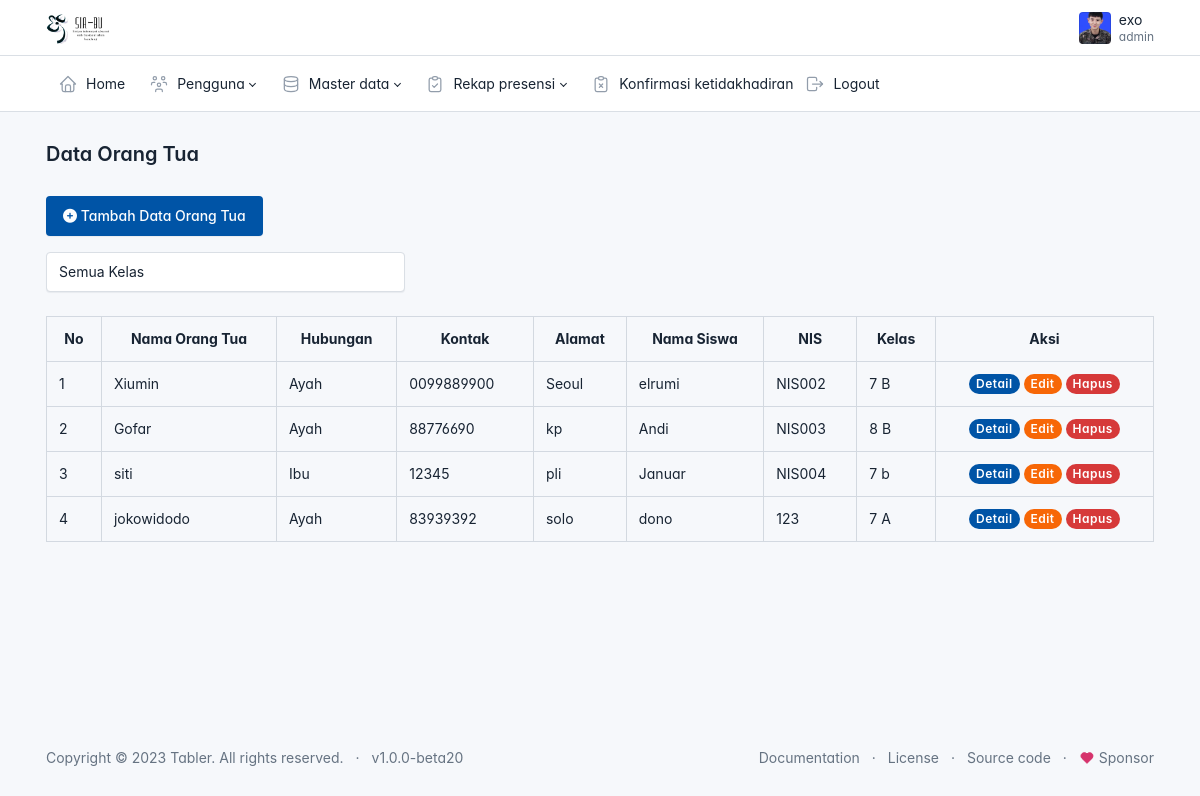
Page /admin/data_orangtua/orangtua.php (signed in) on the committed database.
### tables this page shows
CREATE TABLE `orang_tua` (
  `id` int(11) NOT NULL,
  `id_siswa` int(11) NOT NULL,
  `nama_orang_tua` varchar(100) NOT NULL,
  `hubungan` enum('Ayah','Ibu','Wali') NOT NULL,
  `kontak` varchar(100) DEFAULT NULL,
  `alamat` text DEFAULT NULL
);

CREATE TABLE `siswa` (
  `id` int(11) NOT NULL,
  `nis` varchar(50) NOT NULL,
  `nama` varchar(225) NOT NULL,
  `jenis_kelamin` varchar(10) NOT NULL,
  `alamat` varchar(225) NOT NULL,
  `no_handphone` varchar(20) NOT NULL,
  `kelas` varchar(50) NOT NULL,
  `lokasi_presensi` varchar(50) NOT NULL,
  `foto` varchar(225) NOT NULL
);

### config.php (called while the page is built, shortened)
<?php
function base_url($url = null)
{
    $base_url = 'http://localhost/skripsi';
    if($url != null){
        return $base_url . '/'.$url;
    }else{
        return $base_url;
    }
}

### admin/data_orangtua/orangtua.php (the view, shortened to what this page needs)
<?php
include('../layout/header.php');
require_once('../../config.php');
$selected_kelas = isset($_GET['kelas']) ? $_GET['kelas'] : '';
$query = "
    SELECT DISTINCT orang_tua.id, orang_tua.nama_orang_tua, orang_tua.hubungan, orang_tua.kontak, orang_tua.alamat,
           siswa.nis, siswa.nama AS nama_siswa, siswa.kelas
    FROM orang_tua
    JOIN siswa ON orang_tua.id_siswa = siswa.id
    JOIN users ON orang_tua.id_siswa = users.id_siswa
    WHERE users.role = 'orangtua'";
$result = mysqli_query($connection, $query);
?>
<div class="page-body">
    <div class="container-xl">
        <a href="<?= base_url('admin/data_orangtua/tambah.php')?>" class="btn btn-primary mb-3">
            <span class="text"><i class="fa-solid fa-circle-plus"></i> Tambah Data Orang Tua</span>
        </a>
        <form action="" method="GET" class="mb-4">
        <div class="row">
            <div class="col-md-4">
                <select name="kelas" class="form-control" onchange="this.form.submit()">
                    <option value="Semua" <?= $selected_kelas == 'Semua' ? 'selected' : '' ?>>Semua Kelas</option>
                </select>
            </div>
        </div>
    </form>
        <table class="table table-bordered mt-3">
            <tr class="text-center">
                <th>No</th>
                <th>Nama Orang Tua</th>
                <th>Hubungan</th>
                <th>Kontak</th>
                <th>Alamat</th>
                <th>Nama Siswa</th>
                <th>NIS</th>
                <th>Kelas</th>
                <th>Aksi</th>
            </tr>
            <?php if(mysqli_num_rows($result) === 0) { ?>
                <tr>
                    <td colspan="9" class="text-center">Data orang tua kosong</td>
                </tr>
            <?php } else { ?>
                <?php $no = 1; ?>
                <?php while($orang_tua = mysqli_fetch_array($result)) : ?>
                    <tr>
                        <td><?= $no++ ?></td>
                        <td><?= htmlspecialchars($orang_tua['nama_orang_tua']) ?></td>
                        <td><?= htmlspecialchars($orang_tua['hubungan']) ?></td>
                        <td><?= htmlspecialchars($orang_tua['kontak']) ?></td>
                        <td><?= htmlspecialchars($orang_tua['alamat']) ?></td>
                        <td><?= htmlspecialchars($orang_tua['nama_siswa']) ?></td>
                        <td><?= htmlspecialchars($orang_tua['nis']) ?></td>
                        <td><?= htmlspecialchars($orang_tua['kelas']) ?></td>
                        <td class="text-center">
                            <a href="<?= base_url('admin/data_orangtua/detail.php?id='.$orang_tua['id'])?>"
                            class="badge badge-pill bg-primary">Detail</a>
                            <a href="<?= base_url('admin/data_orangtua/edit.php?id='.$orang_tua['id'])?>"
                            class="badge badge-pill bg-warning">Edit</a>
                            <a href="<?= base_url('admin/data_orangtua/hapus.php?id='.$orang_tua['id'])?>"
                            class="badge badge-pill bg-danger tombol-hapus">Hapus</a>
                        </td>
                    </tr>
                <?php endwhile; ?>
            <?php } ?>
        </table>
    </div>
</div>
<?php include('../layout/footer.php')?>

### admin/layout/header.php (style rules this page uses)
:root { --tblr-font-sans-serif: 'Inter Var', -apple-system, BlinkMacSystemFont, San Francisco, Segoe UI, Roboto, Helvetica Neue, sans-serif; }
body { font-feature-settings: "cv03", "cv04", "cv11"; }

### rows in the picture
orang_tua: nama_orang_tua "Xiumin", hubungan "Ayah", kontak "0099889900", alamat "Seoul", id_siswa.nama "elrumi", id_siswa.nis "NIS002", id_siswa.kelas "7 B"
orang_tua: nama_orang_tua "Gofar", hubungan "Ayah", kontak "88776690", alamat "kp", id_siswa.nama "Andi", id_siswa.nis "NIS003", id_siswa.kelas "8 B"
orang_tua: nama_orang_tua "siti", hubungan "Ibu", kontak "12345", alamat "pli", id_siswa.nama "Januar", id_siswa.nis "NIS004", id_siswa.kelas "7 b"
orang_tua: nama_orang_tua "jokowidodo", hubungan "Ayah", kontak "83939392", alamat "solo", id_siswa.nama "dono", id_siswa.nis "123", id_siswa.kelas "7 A"

### other values in the picture
$_SESSION['username'] "exo"
$_SESSION['role'] "admin"
$judul "Data Orang Tua"
